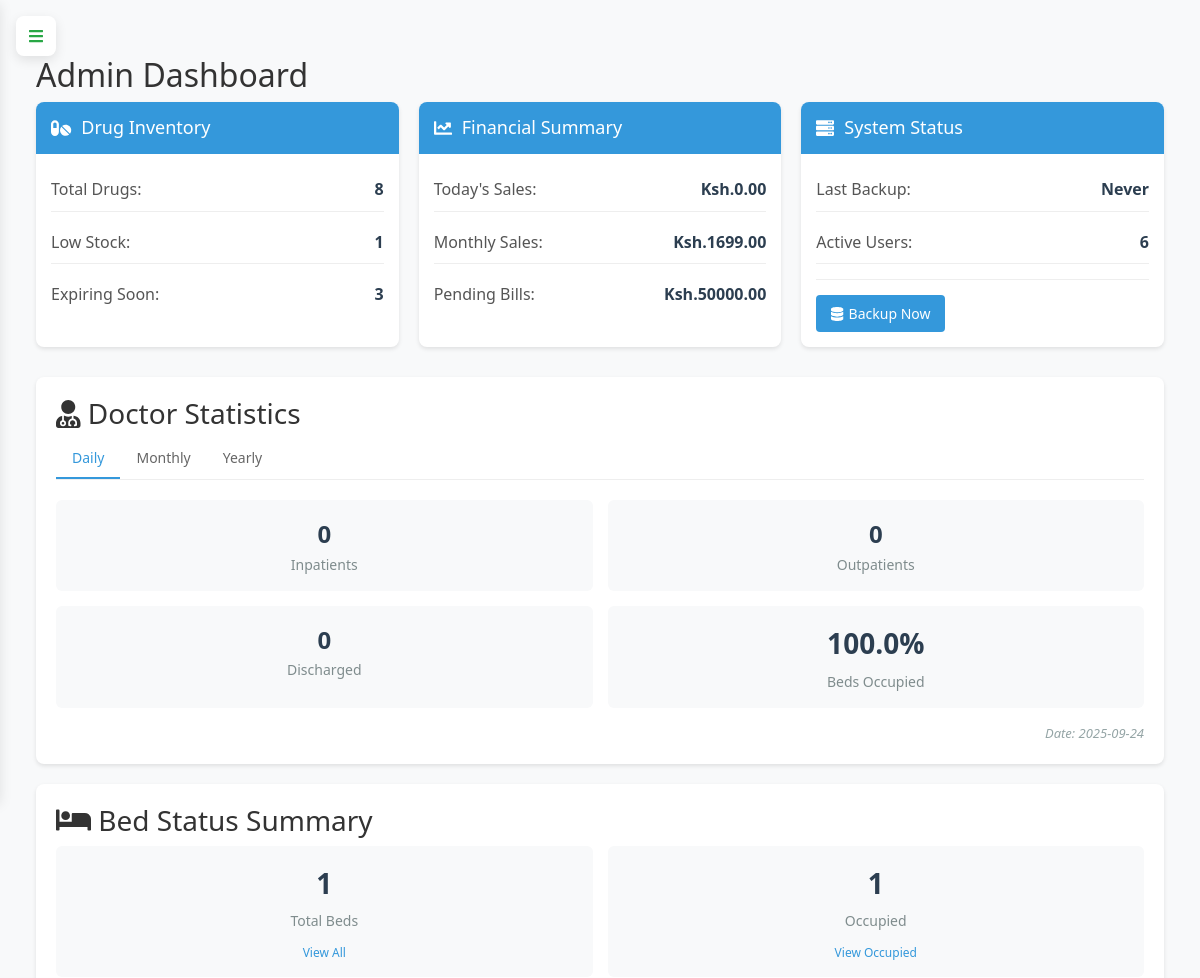
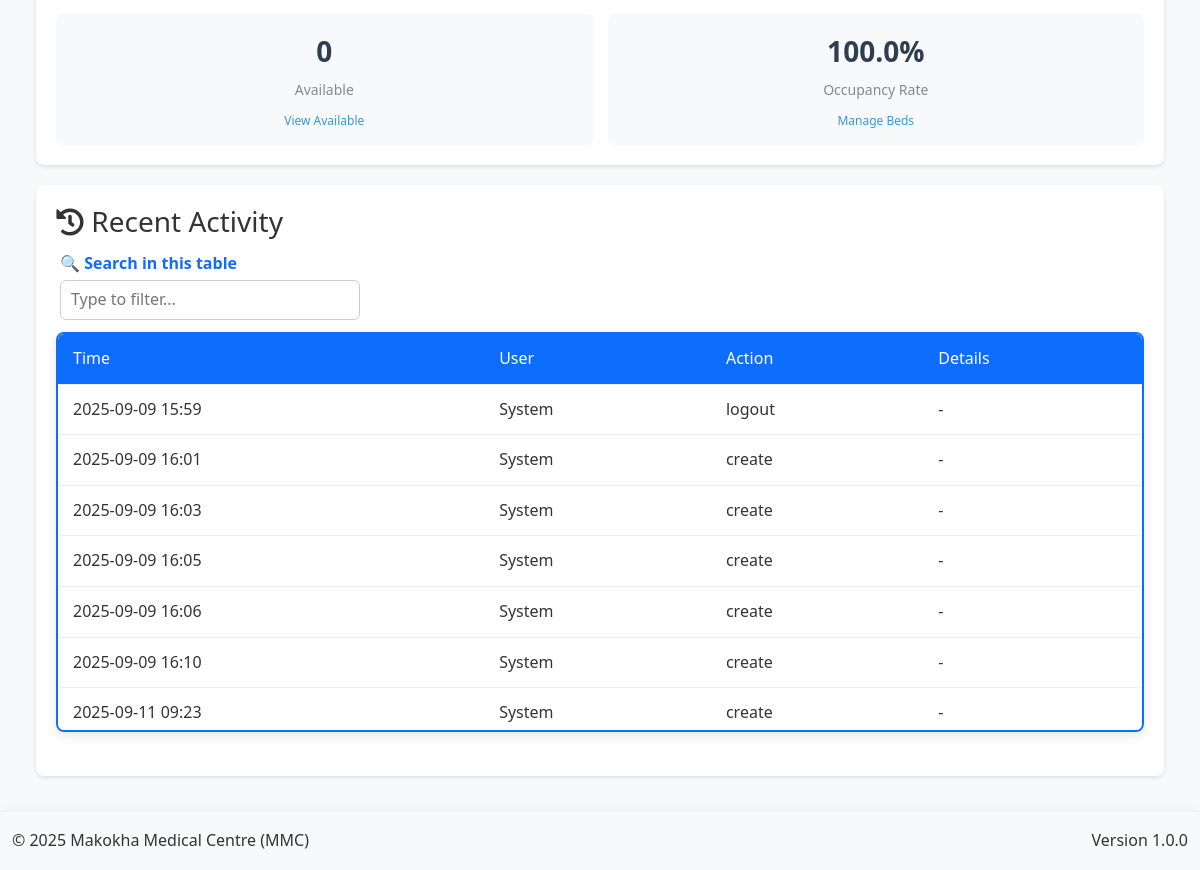
Page /admin (signed in) on the earlier database version (2 pictures, top to bottom).
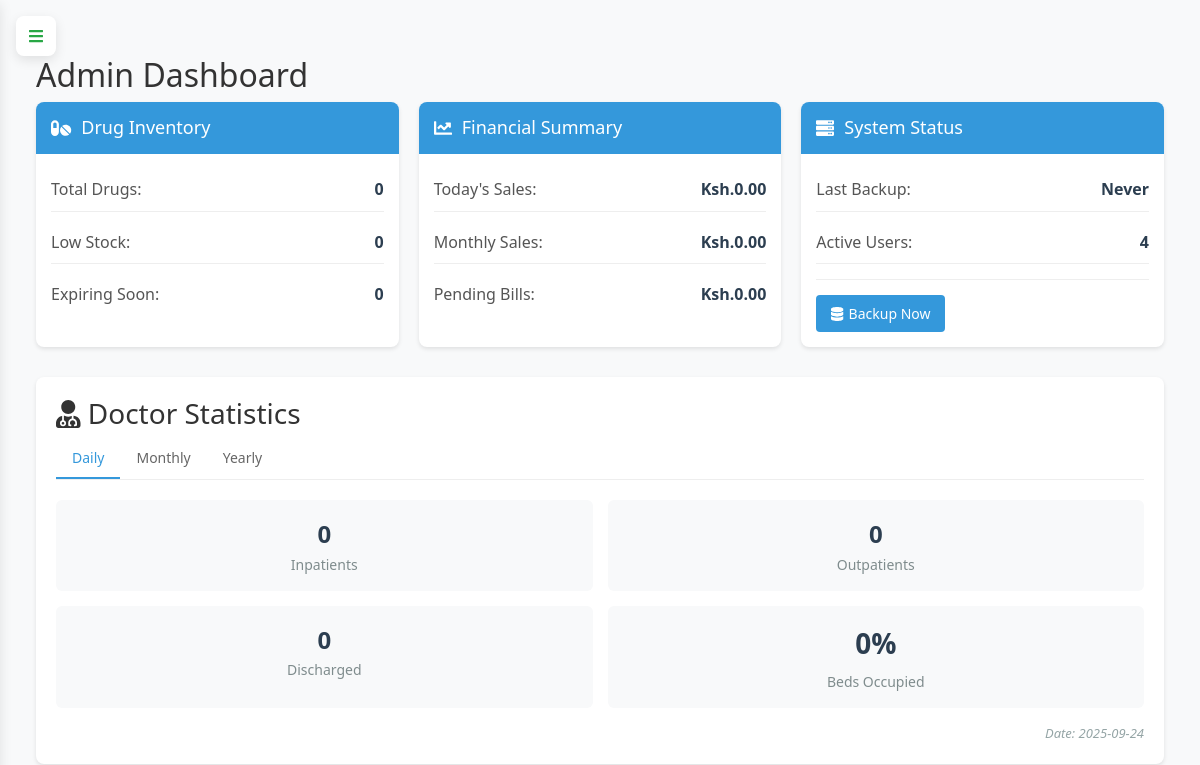
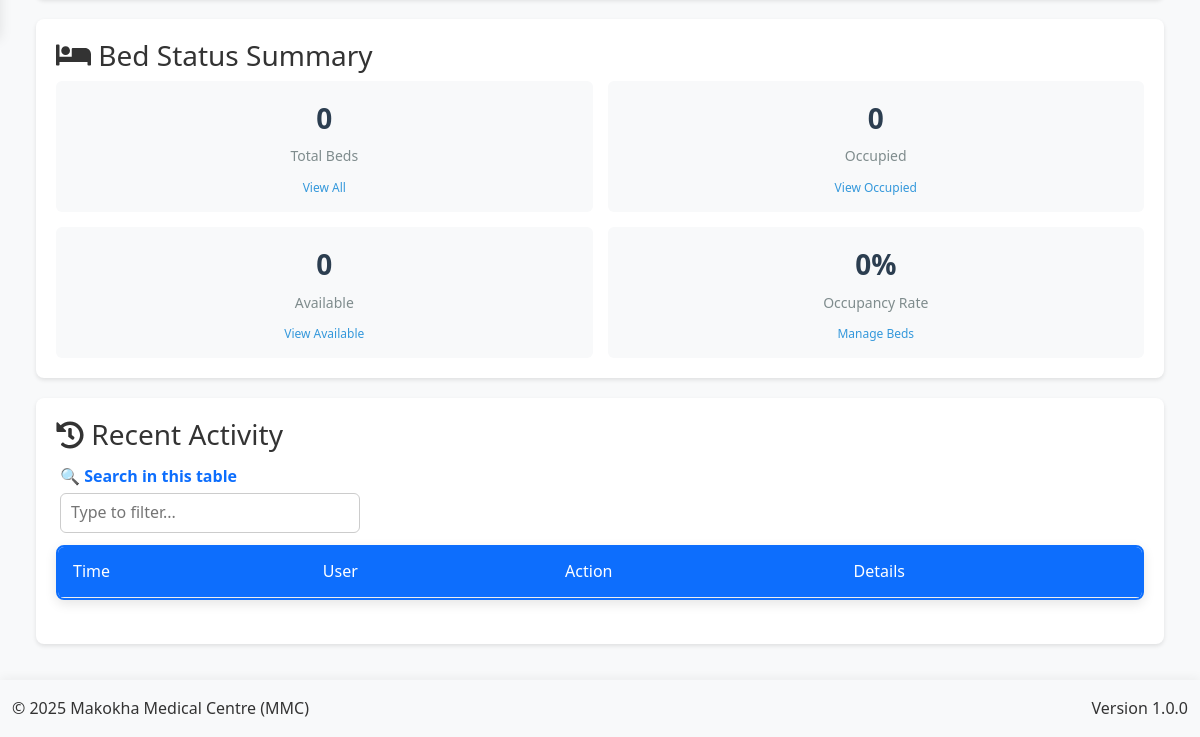
Same page on the later database version (2 pictures, top to bottom).
### app.py (models this page shows, shortened)
class AuditLog(db.Model):
    __tablename__ = 'audit_logs'
    id = db.Column(db.Integer, primary_key=True)
    user_id = db.Column(db.Integer, db.ForeignKey('user.id'), nullable=False)
    action = db.Column(db.String(50), nullable=False)
    table_name = db.Column(db.String(50))  # Tracks which table was affected
    record_id = db.Column(db.Integer)      # ID of the affected record
    description = db.Column(db.String(255))  # For backward compatibility
    changes = db.Column(db.JSON)           # Structured change data
    old_values = db.Column(db.JSON)        # Previous values before change
    new_values = db.Column(db.JSON)        # Values after change
    ip_address = db.Column(db.String(50))  # IP address of the requester
    created_at = db.Column(db.DateTime, default=lambda: datetime.now(timezone.utc))
    user = db.relationship('User', backref='audit_log_entries')

### app.py (the view)
@app.route('/admin')
@login_required
def admin_dashboard():
    if current_user.role != 'admin':
        flash('Unauthorized access', 'danger')
        return redirect(url_for('home'))
    try:
        total_drugs = db.session.query(func.count(Drug.id)).scalar()
        low_stock = db.session.query(func.count(Drug.id)).filter(
            Drug.stocked_quantity - Drug.sold_quantity < 10
        ).scalar()
        expiring_soon = db.session.query(func.count(Drug.id)).filter(
            Drug.expiry_date <= date.today() + timedelta(days=30)
        ).scalar()
        today_sales = db.session.query(func.sum(Sale.total_amount)).filter(
            func.date(Sale.created_at) == date.today()
        ).scalar() or 0
        monthly_sales = db.session.query(func.sum(Sale.total_amount)).filter(
            func.strftime('%Y-%m', Sale.created_at) == datetime.now().strftime('%Y-%m')
        ).scalar() or 0
        pending_bills = db.session.query(func.sum(Debtor.amount_owed)).scalar() or 0
        last_backup = BackupRecord.query.filter_by(status='completed')\
            .order_by(BackupRecord.timestamp.desc()).first()
        last_backup_time = last_backup.timestamp if last_backup else 'Never'
        backup_stats = {
            'total_backups': BackupRecord.query.count(),
            'successful_backups': BackupRecord.query.filter_by(status='completed').count(),
            'failed_backups': BackupRecord.query.filter_by(status='failed').count(),
            'total_size_mb': db.session.query(
                func.coalesce(func.sum(BackupRecord.size_bytes), 0) / (1024 * 1024)
            ).scalar()
        }
        active_users = db.session.query(func.count(User.id)).filter_by(is_active=True).scalar()
        daily_stats = get_doctor_stats('daily')
        monthly_stats = get_doctor_stats('monthly')
        yearly_stats = get_doctor_stats('yearly')
        recent_activity = db.session.query(
            AuditLog.id,
            AuditLog.action,
            AuditLog.created_at.label('created_at'),
            literal('audit').label('type')
        ).union_all(
            db.session.query(
                BackupRecord.id,
                literal('backup').label('action'),
                BackupRecord.timestamp.label('created_at'),
                literal('backup').label('type')
            )
        ).order_by(text('created_at')).limit(10).all()
        return render_template('admin/dashboard.html',
            total_drugs=total_drugs,
            low_stock=low_stock,
            expiring_soon=expiring_soon,
            today_sales=today_sales,
            monthly_sales=monthly_sales,
            pending_bills=pending_bills,
            last_backup_time=last_backup_time,
            backup_stats=backup_stats,
            active_users=active_users,
            daily_stats=daily_stats,
            monthly_stats=monthly_stats,
            yearly_stats=yearly_stats,
            recent_activity=recent_activity
        )
    except Exception as e:
        app.logger.error(f"Error in admin dashboard: {str(e)}")
        flash('An error occurred while loading the dashboard', 'danger')
        return redirect(url_for('home'))

### templates/admin/dashboard.html (shortened to what this page needs)
{% extends "base.html" %}
{% block content %}
<div class="content">
    <div class="section-content active" id="dashboard-section">
        <h2>Admin Dashboard</h2>
        <div class="dashboard-widgets">
            <div class="widget">
                <div class="widget-header">
                    <h3><i class="fas fa-pills"></i> Drug Inventory</h3>
                </div>
                <div class="widget-body">
                    <div class="widget-item">
                        <span class="widget-label">Total Drugs:</span>
                        <span class="widget-value">{{ total_drugs }}</span>
                    </div>
                    <div class="widget-item">
                        <span class="widget-label">Low Stock:</span>
                        <span class="widget-value">{{ low_stock }}</span>
                    </div>
                    <div class="widget-item">
                        <span class="widget-label">Expiring Soon:</span>
                        <span class="widget-value">{{ expiring_soon }}</span>
                    </div>
                </div>
            </div>
            <div class="widget">
                <div class="widget-header">
                    <h3><i class="fas fa-chart-line"></i> Financial Summary</h3>
                </div>
                <div class="widget-body">
                    <div class="widget-item">
                        <span class="widget-label">Today's Sales:</span>
                        <span class="widget-value">Ksh.{{ "%.2f"|format(today_sales) }}</span>
                    </div>
                    <div class="widget-item">
                        <span class="widget-label">Monthly Sales:</span>
                        <span class="widget-value">Ksh.{{ "%.2f"|format(monthly_sales) }}</span>
                    </div>
                    <div class="widget-item">
                        <span class="widget-label">Pending Bills:</span>
                        <span class="widget-value">Ksh.{{ "%.2f"|format(pending_bills) }}</span>
                    </div>
                </div>
            </div>
            <div class="widget">
                <div class="widget-header">
                    <h3><i class="fas fa-server"></i> System Status</h3>
                </div>
                <div class="widget-body">
                    <div class="widget-item">
                        <span class="widget-label">Last Backup:</span>
                        <span class="widget-value">
                            {% if last_backup_time != 'Never' %}
                                {{ last_backup_time.strftime('%Y-%m-%d %H:%M') }}
                            {% else %}
                                Never
                            {% endif %}
                        </span>
                    </div>
                    <div class="widget-item">
                        <span class="widget-label">Active Users:</span>
                        <span class="widget-value">{{ active_users }}</span>
                    </div>
                    <div class="widget-actions">
                        <a href="{{ url_for('backup_management') }}" class="btn btn-primary">
                            <i class="fas fa-database"></i> Backup Now
                        </a>
                    </div>
                </div>
            </div>
        </div>
        <div class="doctor-stats-section">
            <h3><i class="fas fa-user-md"></i> Doctor Statistics</h3>
            <div class="timeframe-tabs">
                <button class="timeframe-tab active" onclick="showTimeframe('daily')">Daily</button>
                <button class="timeframe-tab" onclick="showTimeframe('monthly')">Monthly</button>
                <button class="timeframe-tab" onclick="showTimeframe('yearly')">Yearly</button>
            </div>
            <div id="daily-stats" class="timeframe-content active">
                <div class="stats-grid">
                    <div class="stat-card">
                        <div class="stat-value">{{ daily_stats.inpatients }}</div>
                        <div class="stat-label">Inpatients</div>
                    </div>
                    <div class="stat-card">
                        <div class="stat-value">{{ daily_stats.outpatients }}</div>
                        <div class="stat-label">Outpatients</div>
                    </div>
                    <div class="stat-card">
                        <div class="stat-value">{{ daily_stats.discharged }}</div>
                        <div class="stat-label">Discharged</div>
                    </div>
                    <div class="stat-card">
                        <div class="bed-stat-value">
                            {% if daily_stats.total_beds > 0 %}
                                {{ ((daily_stats.occupied_beds / daily_stats.total_beds) * 100) | round(1) }}%
                            {% else %}
                                0%
                            {% endif %}
                        </div>
                        <div class="stat-label">Beds Occupied</div>
                    </div>
                </div>
                <div class="stats-date">Date: {{ daily_stats.start_date.strftime('%Y-%m-%d') }}</div>
            </div>
        </div>
        <div class="bed-status-section">
            <h3><i class="fas fa-bed"></i> Bed Status Summary</h3>
            <div class="bed-stats-grid">
                <div class="bed-stat-card">
                    <div class="bed-stat-value">{{ daily_stats.total_beds }}</div>
                    <div class="bed-stat-label">Total Beds</div>
                    <a href="{{ url_for('manage_beds') }}" class="bed-stat-link">View All</a>
                </div>
                <div class="bed-stat-card">
                    <div class="bed-stat-value">{{ daily_stats.occupied_beds }}</div>
                    <div class="bed-stat-label">Occupied</div>
                    <a href="{{ url_for('manage_beds') }}?status=occupied" class="bed-stat-link">View Occupied</a>
                </div>
                <div class="bed-stat-card">
                    <div class="bed-stat-value">{{ daily_stats.available_beds }}</div>
                    <div class="bed-stat-label">Available</div>
                    <a href="{{ url_for('manage_beds') }}?status=available" class="bed-stat-link">View Available</a>
                </div>
                <div class="bed-stat-card">
                    <div class="bed-stat-value">
                        {% if daily_stats.total_beds > 0 %}
                            {{ ((daily_stats.occupied_beds / daily_stats.total_beds) * 100) | round(1) }}%
                        {% else %}
                            0%
                        {% endif %}
                    </div>
                    <div class="bed-stat-label">Occupancy Rate</div>
                    <a href="{{ url_for('manage_beds') }}" class="bed-stat-link">Manage Beds</a>
                </div>
            </div>
        </div>
        <div class="recent-activity">
            <h3><i class="fas fa-history"></i> Recent Activity</h3>
            <table class="activity-table">
                <thead>
                    <tr>
                        <th>Time</th>
                        <th>User</th>
                        <th>Action</th>
                        <th>Details</th>
                    </tr>
                </thead>
                <tbody>
                    {% for log in recent_activity %}
                    <tr>
                        <td>{{ log.created_at.strftime('%Y-%m-%d %H:%M') }}</td>
                        <td>{{ log.user.username if log.user else 'System' }}</td>
                        <td>{{ log.action }}</td>
                        <td>
                            {% if log.table_name and log.record_id %}
                                {{ log.table_name }} #{{ log.record_id }}
                            {% else %}
                                -
                            {% endif %}
                        </td>
                    </tr>
                    {% endfor %}
                </tbody>
            </table>
        </div>
    </div>
</div>
{% endblock %}

### templates/base.html (shortened to what this page needs)
<!DOCTYPE html>
<html lang="en">
<head>
    <link href="https://cdn.jsdelivr.net/npm/bootstrap@5.3.0/dist/css/bootstrap.min.css" rel="stylesheet">
    <link rel="stylesheet" href="https://cdn.jsdelivr.net/npm/bootstrap-icons@1.11.1/font/bootstrap-icons.css">
    <link rel="stylesheet" href="https://cdnjs.cloudflare.com/ajax/libs/font-awesome/5.15.3/css/all.min.css">
    <link href="https://cdn.jsdelivr.net/npm/select2@4.1.0-rc.0/dist/css/select2.min.css" rel="stylesheet">
    <link rel="stylesheet" href="{{ url_for('static', filename='css/style.css') }}">
    <link rel="stylesheet" href="{{ url_for('static', filename='css/dashboard.css') }}">
    <link rel="stylesheet" href="{{ url_for('static', filename='css/custom.css') }}">
</head>
<body>
    <button class="pc-toggle-nav" id="pcToggleNav">
        <i class="fas fa-bars"></i>
    </button>
    <main class="container-fluid flex-grow-1 py-3">
        {% block content %}{% endblock %}
    </main>
    <footer class="bg-light py-3 mt-auto">
        <div class="container-fluid">
            <div class="row">
                <div class="col-md-6 text-center text-md-start">
                    <p class="mb-0">&copy; 2025 Makokha Medical Centre (MMC)</p>
                </div>
                <div class="col-md-6 text-center text-md-end">
                    <p class="mb-0">Version 1.0.0</p>
                </div>
            </div>
        </div>
    </footer>
</body>
</html>

Differences in the rows shown:
removed AuditLog: created_at "2025-09-09 15:59", user "System", action "logout"
removed AuditLog: created_at "2025-09-09 16:01", user "System", action "create"
removed AuditLog: created_at "2025-09-09 16:03", user "System", action "create"
removed AuditLog: created_at "2025-09-09 16:05", user "System", action "create"
removed AuditLog: created_at "2025-09-09 16:06", user "System", action "create"
removed AuditLog: created_at "2025-09-09 16:10", user "System", action "create"
removed AuditLog: created_at "2025-09-11 09:23", user "System", action "create"
Other differences:
{{ total_drugs }}: "8" → "0"
{{ low_stock }}: "1" → "0"
{{ expiring_soon }}: "3" → "0"
{{ "%.2f"|format(monthly_sales) }}: "1699.00" → "0.00"
{{ "%.2f"|format(pending_bills) }}: "50000.00" → "0.00"
{{ active_users }}: "6" → "4"
{{ daily_stats.total_beds }}: "1" → "0"
{{ daily_stats.occupied_beds }}: "1" → "0"
text no longer shown: "100.0 % 100.0 %"
text now shown: "0% 0%"
